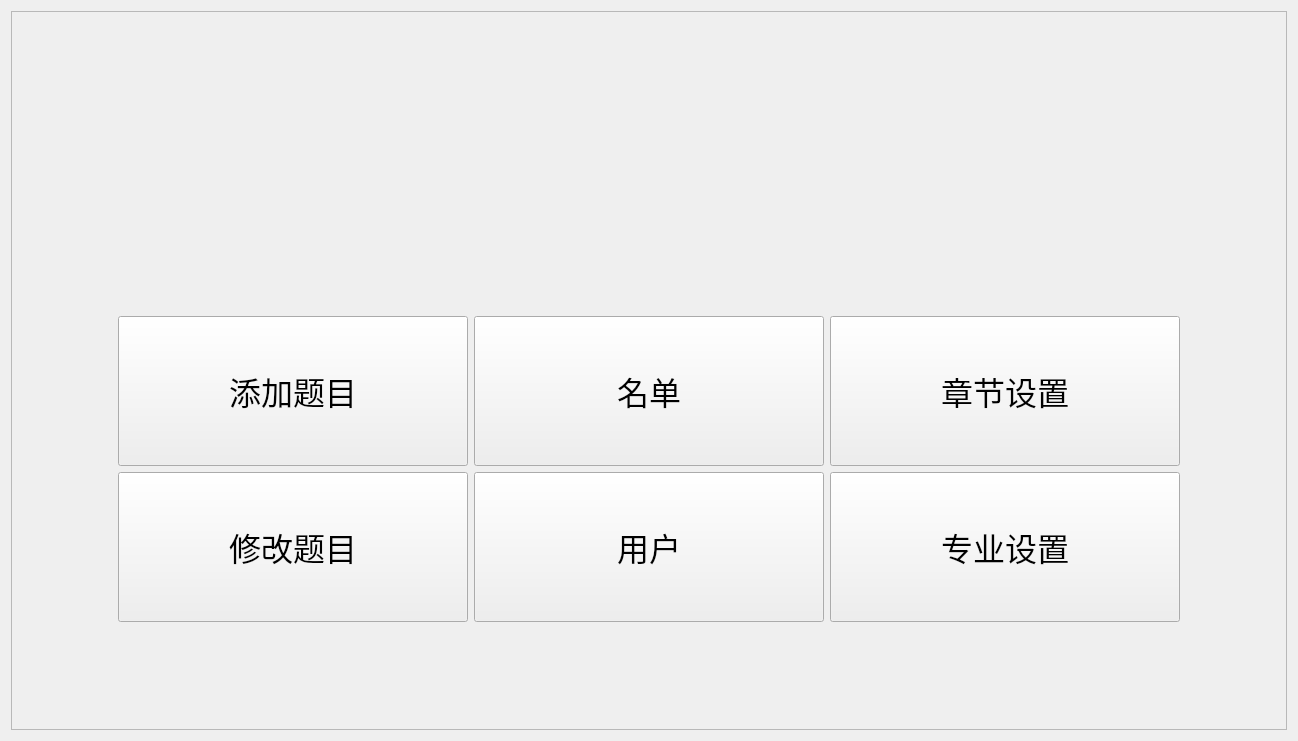
<?xml version="1.0" encoding="UTF-8"?>
<ui version="4.0">
 <class>t_total</class>
 <widget class="QWidget" name="t_total">
  <property name="geometry">
   <rect>
    <x>0</x>
    <y>0</y>
    <width>1298</width>
    <height>741</height>
   </rect>
  </property>
  <property name="contextMenuPolicy">
   <enum>Qt::DefaultContextMenu</enum>
  </property>
  <property name="windowTitle">
   <string>Form</string>
  </property>
  <layout class="QGridLayout" name="gridLayout">
   <item row="0" column="0">
    <widget class="QFrame" name="frame">
     <property name="styleSheet">
      <string notr="true">#frame{border-image: url(:/image/picture/功能选择界面.png);}</string>
     </property>
     <property name="frameShape">
      <enum>QFrame::StyledPanel</enum>
     </property>
     <property name="frameShadow">
      <enum>QFrame::Raised</enum>
     </property>
     <layout class="QGridLayout" name="gridLayout_3">
      <item row="2" column="1">
       <spacer name="verticalSpacer_2">
        <property name="orientation">
         <enum>Qt::Vertical</enum>
        </property>
        <property name="sizeHint" stdset="0">
         <size>
          <width>20</width>
          <height>40</height>
         </size>
        </property>
       </spacer>
      </item>
      <item row="0" column="1">
       <spacer name="verticalSpacer_3">
        <property name="orientation">
         <enum>Qt::Vertical</enum>
        </property>
        <property name="sizeHint" stdset="0">
         <size>
          <width>20</width>
          <height>40</height>
         </size>
        </property>
       </spacer>
      </item>
      <item row="4" column="2">
       <spacer name="horizontalSpacer">
        <property name="orientation">
         <enum>Qt::Horizontal</enum>
        </property>
        <property name="sizeHint" stdset="0">
         <size>
          <width>0</width>
          <height>0</height>
         </size>
        </property>
       </spacer>
      </item>
      <item row="4" column="0">
       <spacer name="horizontalSpacer_2">
        <property name="orientation">
         <enum>Qt::Horizontal</enum>
        </property>
        <property name="sizeHint" stdset="0">
         <size>
          <width>0</width>
          <height>0</height>
         </size>
        </property>
       </spacer>
      </item>
      <item row="5" column="0" colspan="3">
       <spacer name="verticalSpacer">
        <property name="orientation">
         <enum>Qt::Vertical</enum>
        </property>
        <property name="sizeHint" stdset="0">
         <size>
          <width>0</width>
          <height>0</height>
         </size>
        </property>
       </spacer>
      </item>
      <item row="4" column="1">
       <layout class="QGridLayout" name="gridLayout_2">
        <item row="1" column="0">
         <widget class="QPushButton" name="pushButton">
          <property name="minimumSize">
           <size>
            <width>350</width>
            <height>150</height>
           </size>
          </property>
          <property name="font">
           <font>
            <family>黑体</family>
            <pointsize>24</pointsize>
           </font>
          </property>
          <property name="cursor">
           <cursorShape>PointingHandCursor</cursorShape>
          </property>
          <property name="styleSheet">
           <string notr="true">border-image: url(:/image/picture/修改按钮-橙色.png);</string>
          </property>
          <property name="text">
           <string>修改题目</string>
          </property>
         </widget>
        </item>
        <item row="0" column="0">
         <widget class="QPushButton" name="pushButton_4">
          <property name="minimumSize">
           <size>
            <width>350</width>
            <height>150</height>
           </size>
          </property>
          <property name="font">
           <font>
            <family>黑体</family>
            <pointsize>24</pointsize>
           </font>
          </property>
          <property name="cursor">
           <cursorShape>PointingHandCursor</cursorShape>
          </property>
          <property name="styleSheet">
           <string notr="true">border-image: url(:/image/picture/修改按钮-橙色.png);</string>
          </property>
          <property name="text">
           <string>添加题目</string>
          </property>
         </widget>
        </item>
        <item row="1" column="1">
         <widget class="QPushButton" name="pushButton_2">
          <property name="minimumSize">
           <size>
            <width>350</width>
            <height>150</height>
           </size>
          </property>
          <property name="font">
           <font>
            <family>黑体</family>
            <pointsize>24</pointsize>
           </font>
          </property>
          <property name="cursor">
           <cursorShape>PointingHandCursor</cursorShape>
          </property>
          <property name="styleSheet">
           <string notr="true">border-image: url(:/image/picture/修改按钮-橙色.png);</string>
          </property>
          <property name="text">
           <string>用户</string>
          </property>
         </widget>
        </item>
        <item row="0" column="1">
         <widget class="QPushButton" name="pushButton_3">
          <property name="minimumSize">
           <size>
            <width>350</width>
            <height>150</height>
           </size>
          </property>
          <property name="font">
           <font>
            <family>黑体</family>
            <pointsize>24</pointsize>
           </font>
          </property>
          <property name="cursor">
           <cursorShape>PointingHandCursor</cursorShape>
          </property>
          <property name="styleSheet">
           <string notr="true">border-image: url(:/image/picture/修改按钮-橙色.png);</string>
          </property>
          <property name="text">
           <string>名单</string>
          </property>
         </widget>
        </item>
        <item row="1" column="2">
         <widget class="QPushButton" name="pushButton_6">
          <property name="minimumSize">
           <size>
            <width>350</width>
            <height>150</height>
           </size>
          </property>
          <property name="font">
           <font>
            <family>黑体</family>
            <pointsize>24</pointsize>
           </font>
          </property>
          <property name="cursor">
           <cursorShape>PointingHandCursor</cursorShape>
          </property>
          <property name="styleSheet">
           <string notr="true">border-image: url(:/image/picture/修改按钮-橙色.png);</string>
          </property>
          <property name="text">
           <string>专业设置</string>
          </property>
         </widget>
        </item>
        <item row="0" column="2">
         <widget class="QPushButton" name="pushButton_5">
          <property name="minimumSize">
           <size>
            <width>350</width>
            <height>150</height>
           </size>
          </property>
          <property name="font">
           <font>
            <family>黑体</family>
            <pointsize>24</pointsize>
           </font>
          </property>
          <property name="cursor">
           <cursorShape>PointingHandCursor</cursorShape>
          </property>
          <property name="styleSheet">
           <string notr="true">border-image: url(:/image/picture/修改按钮-橙色.png);</string>
          </property>
          <property name="text">
           <string>章节设置</string>
          </property>
         </widget>
        </item>
       </layout>
      </item>
      <item row="1" column="1">
       <spacer name="verticalSpacer_4">
        <property name="orientation">
         <enum>Qt::Vertical</enum>
        </property>
        <property name="sizeHint" stdset="0">
         <size>
          <width>20</width>
          <height>40</height>
         </size>
        </property>
       </spacer>
      </item>
     </layout>
    </widget>
   </item>
  </layout>
 </widget>
 <resources/>
 <connections/>
</ui>
